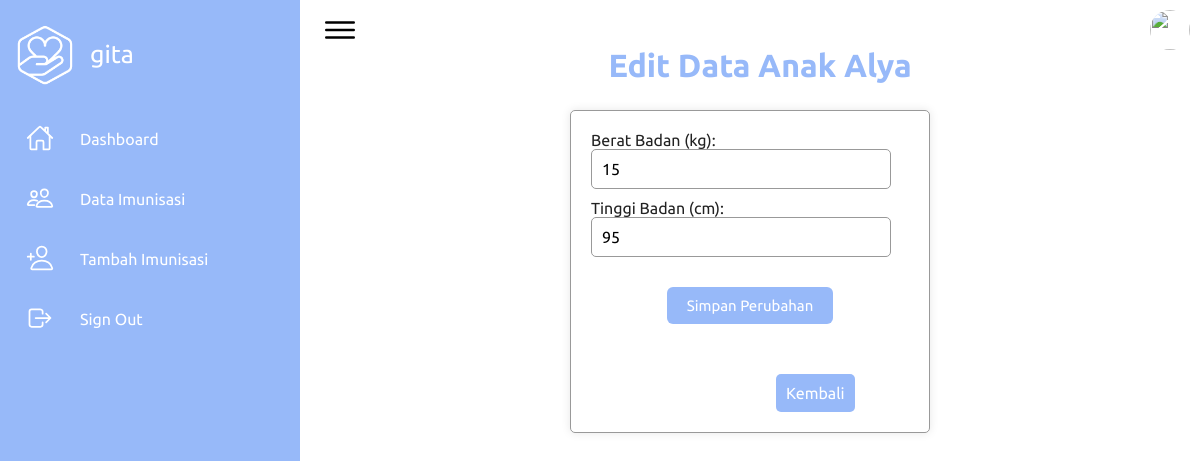
Page /edit_anak_di_posyandu.php?id_anak=1 (signed in) on the committed database.
### tables this page shows
CREATE TABLE `anaks` (
  `id` int(11) NOT NULL,
  `id_user` int(11) DEFAULT NULL,
  `nama` varchar(255) NOT NULL,
  `tanggal_lahir` date NOT NULL,
  `jenis_kelamin` enum('Laki-laki','Perempuan') NOT NULL,
  `berat` int(11) NOT NULL,
  `tinggi` int(11) NOT NULL
);

### edit_anak_di_posyandu.php (the view, shortened to what this page needs)
<?php
require 'koneksi.php';
$username = $_SESSION['username'];
$error_message = "";
$id_anak = isset($_GET['id_anak']) ? htmlspecialchars($_GET['id_anak']) : '';
if (!empty($id_anak)) {
    $query_anak_detail = "SELECT * FROM anaks WHERE id = $id_anak";
    $result_anak_detail = mysqli_query($conn, $query_anak_detail);
    if ($result_anak_detail && mysqli_num_rows($result_anak_detail) > 0) {
        $anak = mysqli_fetch_assoc($result_anak_detail);
        $nama_anak = $anak['nama'];
    } else {
        $error_message = "Data anak tidak ditemukan.";
    }
} else {
    $error_message = "ID anak tidak ditemukan!";
}
?>
<!DOCTYPE html>
<html lang="en">
<head>
    <link rel="stylesheet" href="css/style.css">
</head>
<body>
      <div class="container">
        <div class="navigation">
            <ul>
                <li>
                    <a href="home_posyandu.php">
                        <span class="icon">
                           <img class = "logo" src="images/logo-icon.png" style = "size : "alt="">
                        </span>
                        <span class="logo-title"><?php echo htmlspecialchars($username); ?></span>
                    </a>
                </li>
                <li>
                    <a href="home_posyandu.php">
                        <span class="icon">
                            <ion-icon name="home-outline"></ion-icon>
                        </span>
                        <span class="title">Dashboard</span>
                    </a>
                </li>
                <li>
                    <a href="data_imunisasi.php">
                        <span class="icon">
                            <ion-icon name="people-outline"></ion-icon>
                        </span>
                        <span class="title">Data Imunisasi</span>
                    </a>
                </li>
                <li>
                <li>
                    <a href="imunisasi_anak.php">
                        <span class="icon">
                              <ion-icon name="person-add-outline"></ion-icon>
                        </span>
                        <span class="title">Tambah Imunisasi</span>
                    </a>
                </li>
                <li>
                    <a href="logout.php">
                        <span class="icon">
                            <ion-icon name="log-out-outline"></ion-icon>
                        </span>
                        <span class="title">Sign Out</span>
                    </a>
                </li>
            </ul>
        </div>
         <div class="main">
            <div class="topbar">
                <div class="toggle">
                    <ion-icon name="menu-outline"></ion-icon>
                </div>
                <h1 class = "wellcome" >Edit Data Anak <?php echo !empty($nama_anak) ? $nama_anak : ''; ?></h1>
                <div class="user">
                    <img src="assets/imgs/customer01.jpg" alt="">
                </div>
            </div>
            <div class="content">
                <?php if (!empty($error_message)) : ?>
                    <div class="error-message"><?php echo $error_message; ?></div>
                <?php elseif (!empty($success_message)) : ?>
                    <div class="success-message"><?php echo $success_message; ?></div>
                <?php else : ?>
                    <form method="post" action="">
                        <div>
                            <label for="berat">Berat Badan (kg):</label>
                            <input type="text" id="berat" name="berat" value="<?php echo $anak['berat']; ?>" required>
                        </div>
                        <div>
                            <label for="tinggi">Tinggi Badan (cm):</label>
                            <input type="text" id="tinggi" name="tinggi" value="<?php echo $anak['tinggi']; ?>" required>
                        </div>
                        <button class = "btnSi" type="submit">Simpan Perubahan</button>
                    </form>
                <?php endif; ?>
                <a href="imunisasi_anak.php" class="back-button">Kembali</a>
            </div>
        </div>
    </div>
</body>
</html>

### css/style.css (style rules this page uses)
* { font-family: "Ubuntu", sans-serif; margin: 0; padding: 0; box-sizing: border-box; }
:root { --blue: #2a2185; --white: #fff; --gray: #f5f5f5; --black1: #222; --black2: #999; }
body { min-height: 100vh; overflow-x: hidden; }
.container { position: relative; width: 100%; }
.navigation { position: fixed; width: 300px; height: 100%; background: var(--blue); border-left: 10px solid var(--blue); transition: 0.5s; overflow: hidden; }
.navigation ul { position: absolute; top: 0; left: 0; width: 100%; }
.navigation ul li { position: relative; width: 100%; list-style: none; border-top-left-radius: 30px; border-bottom-left-radius: 30px; }
.navigation ul li:nth-child(1) { margin-bottom: 40px; pointer-events: none; }
.navigation ul li a { position: relative; display: block; width: 100%; display: flex; text-decoration: none; color: var(--white); }
.navigation ul li a .icon { position: relative; display: block; min-width: 60px; height: 60px; line-height: 75px; text-align: center; }
.navigation ul li a .icon ion-icon { font-size: 1.75rem; }
.navigation ul li a .title { position: relative; display: block; padding: 0 10px; height: 60px; line-height: 60px; text-align: start; white-space: nowrap; }
.main { position: absolute; width: calc(100% - 300px); left: 300px; min-height: 100vh; background: var(--white); transition: 0.5s; }
.topbar { width: 100%; height: 60px; display: flex; justify-content: space-between; align-items: center; padding: 0 10px; }
.toggle { position: relative; width: 60px; height: 60px; display: flex; justify-content: center; align-items: center; font-size: 2.5rem; cursor: pointer; }
.user { position: relative; width: 40px; height: 40px; border-radius: 50%; overflow: hidden; cursor: pointer; }
.user img { position: absolute; top: 0; left: 0; width: 100%; height: 100%; object-fit: cover; }

### edit_anak_di_posyandu.php (style rules this page uses)
:root { --blue: #97b9f9; --white: #fff; --gray: #f5f5f5; --black1: #222; --black2: #999; }
.main .wellcome { position: relative; font-weight: 700; font-size: 2.0rem; color: var(--blue); margin-top: 100px; margin-bottom: 30px; }
.content { position: relative; margin-top: 50px; padding: 20px; margin-left: 30%; margin-right: 30%; border-radius: 5px; border-collapse: collapse; box-shadow: 0 0 10px rgba(0, 0, 0, 0.1); border: 1px solid var(--black2); }
.content .btnSi { position: relative; font-weight: 600px; font-size: 15px; margin-top: 20px; padding: 10px 20px; background: var(--blue); text-decoration: none; color: var(--white); border-radius: 6px; display: inline-block; border: 1px solid color: var(--white); }
form { display: flex; flex-direction: column; align-items: center; margin-bottom: 50px; }
form label { font-size: 1rem; color: var(--black1); margin-bottom: 5px; }
form input[type="text"], form input[type="date"], form select { width: 300px; padding: 10px; border: 1px solid var(--black2); border-radius: 5px; margin-bottom: 10px; font-size: 1rem; }
.button-link, .back-button { text-decoration: none; color: var(--white); background: var(--blue); padding: 10px 10px; border-radius: 5px; display: inline-block; margin-left: 185px; }
.icon .logo { width: 70px; height: 70px; margin-top: 20px; }
.container .logo-title { margin-top: 40px; margin-left: 10px; font-size: 25px; font-weight: 10px; }

### rows in the picture
anaks: nama "Alya", berat "15", tinggi "95"

### other values in the picture
$username "gita"
